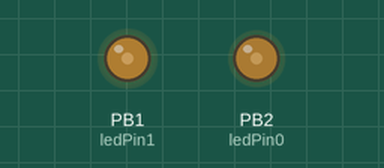
This sketch was run on a simulated ATtiny85, built with avr-gcc and run on an emulated ATtiny85. Shown: output pins drawn as LEDs (lit = HIGH).

Above: at 0.1 s.
Timing chart, 0 to 1.6 s (numbered marks = the images above):
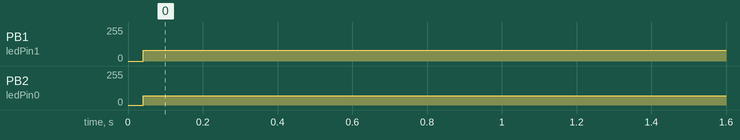

Measured:
- by itself, PB1 (ledPin1): 0/255 → 82/255 at 0.04 s
- by itself, PB2 (ledPin0): 0/255 → 71/255 at 0.04 s

The sketch:

ATTiny85_XMAS_LIGHTS.ino
```cpp
/*
  ATTiny85 XMAS light Continious ON
  for 2-wire 2 channel LED XMAS lights
  removes irritating flikkering, all lights stay always "ON"

  see https://github.com/jpduhen/2-wire-2-channel-XMAS-LEDS-hack---continious-ON/blob/main/README.md

  version 28-12-2022
  by J.P. Duhen
*/

// constants won't change. Used here to set a pin number:
const int ledPin0 =  2;          // the number of the LED pin
const int ledPin1 =  1
;          // the number of the LED pin

// Variables will change:
int ledState0 = HIGH;            // ledState used to set the 0-LEDs
int ledState1 = LOW;             // ledState used to set the 1-LEDs

void setup() {
  // set the digital pins as output:
  pinMode(ledPin0, OUTPUT);
  pinMode(ledPin1, OUTPUT);
}

void loop() {

  // alternate 0- and 1-LEDs ON-OFF-ON very quickly, both seem continious ON

  if (ledState0 == HIGH) {
    // if 0-LEDs are ON

    ledState0 = LOW;
    digitalWrite(ledPin0, ledState0);
    // first turn 0-LEDs OFF,
    // some time needed to reverse polarity
    // before 1-LEDs can turn ON

    ledState1 = HIGH;
    digitalWrite(ledPin1, ledState1);
    // now turn 1-LEDs on

  } else {
    // 0-LEDs are NOT ON (e.g. OFF) => 1-LEDs are ON

    ledState1 = LOW;
    digitalWrite(ledPin1, ledState1);
    // first turn 1-LEDs OFF,
    // some time needed to reverse polarity
    // before 0-LEDs can turn ON

    ledState0 = HIGH;
    digitalWrite(ledPin0, ledState0);
    // turn 0-LEDs ON
  }

}
```
